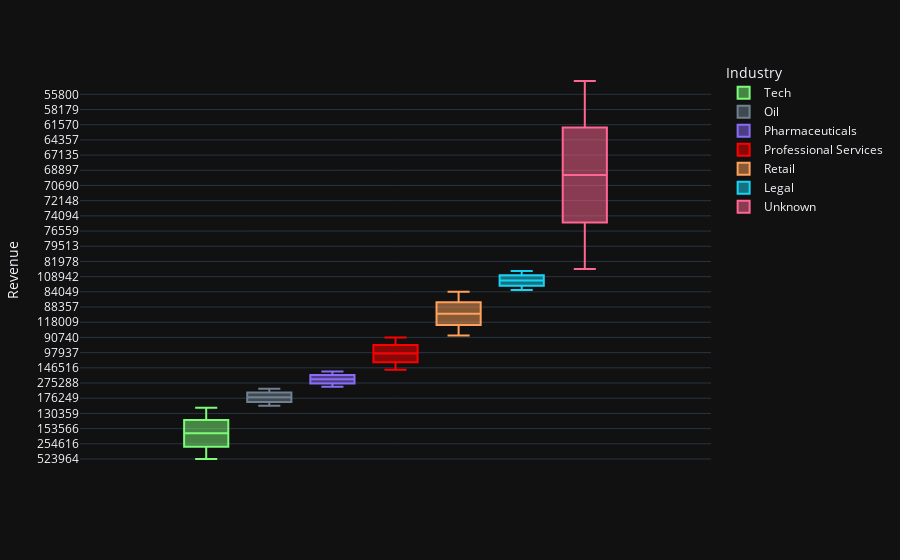

Notebook cell for this chart:
### Code cell
# Create the basic box plot
fig = px.box(
  			# Set the data and y variable
  			data_frame=revenue, y='Revenue',
  			# Set the color map and variable
			color_discrete_map=ind_color_map,
			color='Industry')

# Show the plot
fig.show()

### Figure 1 — Plotly figure (JSON) as saved in the notebook; plotly's stock layout.template omitted (floating-point values rounded to 4 significant figures)
{"data": [{"alignmentgroup": "True", "hovertemplate": "Industry=Tech<br>Revenue=%{y}<extra></extra>", "legendgroup": "Tech", "marker": {"color": "rgb(124, 250, 120)"}, "name": "Tech", "notched": false, "offsetgroup": "Tech", "orientation": "v", "showlegend": true, "x0": " ", "xaxis": "x", "y": ["523964", "407009", "379130", "352106", "329784", "282760", "260174", "256776", "254616", "242155", "231051", "172869", "171474", "162754", "161857", "155900", "153566", "152703", "148984", "136866", "135940", "135091", "131868", "131244", "130359", "125843", "95096", "94758"], "y0": " ", "yaxis": "y", "type": "box"}, {"alignmentgroup": "True", "hovertemplate": "Industry=Oil<br>Revenue=%{y}<extra></extra>", "legendgroup": "Oil", "marker": {"color": "rgb(112, 128, 144)"}, "name": "Oil", "notched": false, "offsetgroup": "Oil", "orientation": "v", "showlegend": true, "x0": " ", "xaxis": "x", "y": ["383906", "184280", "181193", "177069", "176249", "147313", "145534", "142422", "137332", "137237"], "y0": " ", "yaxis": "y", "type": "box"}, {"alignmentgroup": "True", "hovertemplate": "Industry=Pharmaceuticals<br>Revenue=%{y}<extra></extra>", "legendgroup": "Pharmaceuticals", "marker": {"color": "rgb(137, 109, 247)"}, "name": "Pharmaceuticals", "notched": false, "offsetgroup": "Pharmaceuticals", "orientation": "v", "showlegend": true, "x0": " ", "xaxis": "x", "y": ["282616", "280522", "275288", "264938", "215111", "205839", "197705", "193346", "158884"], "y0": " ", "yaxis": "y", "type": "box"}, {"alignmentgroup": "True", "hovertemplate": "Industry=Professional Services<br>Revenue=%{y}<extra></extra>", "legendgroup": "Professional Services", "marker": {"color": "rgb(255, 0, 0)"}, "name": "Professional Services", "notched": false, "offsetgroup": "Professional Services", "orientation": "v", "showlegend": true, "x0": " ", "xaxis": "x", "y": ["179589", "146516", "104972", "104213", "103915", "103449", "102729", "100522", "98673", "97937", "97536", "96313", "95214", "93736", "92154", "92107", "90863", "90740"], "y0": " ", "yaxis": "y", "type": "box"}, {"alignmentgroup": "True", "hovertemplate": "Industry=Retail<br>Revenue=%{y}<extra></extra>", "legendgroup": "Retail", "marker": {"color": "#FFA15A"}, "name": "Retail", "notched": false, "offsetgroup": "Retail", "orientation": "v", "showlegend": true, "x0": " ", "xaxis": "x", "y": ["124813", "124316", "123324", "122286", "122071", "120304", "120302", "118009", "90615", "90135", "89907", "89647", "89417", "89347", "88862", "88357", "88257", "87440", "86990", "86270", "86163", "85905", "85058", "84049"], "y0": " ", "yaxis": "y", "type": "box"}, {"alignmentgroup": "True", "hovertemplate": "Industry=Legal<br>Revenue=%{y}<extra></extra>", "legendgroup": "Legal", "marker": {"color": "#19d3f3"}, "name": "Legal", "notched": false, "offsetgroup": "Legal", "orientation": "v", "showlegend": true, "x0": " ", "xaxis": "x", "y": ["116638", "114621", "113589", "110225", "109915", "109559", "109448", "108942", "108687", "108527", "105921"], "y0": " ", "yaxis": "y", "type": "box"}, {"alignmentgroup": "True", "hovertemplate": "Industry=Unknown<br>Revenue=%{y}<extra></extra>", "legendgroup": "Unknown", "marker": {"color": "#FF6692"}, "name": "Unknown", "notched": false, "offsetgroup": "Unknown", "orientation": "v", "showlegend": true, "x0": " ", "xaxis": "x", "y": ["83643", "83505", "82700", "82059", "81978", "80639", "80588", "80498", "80376", "80278", "79932", "79788", "79513", "79395", "78930", "78883", "78112", "77147", "77046", "76589", "76559", "75972", "75897", "75344", "75125", "75115", "74639", "74162", "74094", "74048", "73652", "73166", "72820", "72554", "72537", "72149", "72148", "71965", "71792", "71502", "71154", "70895", "70723", "70697", "70690", "70615", "70335", "69693", "69620", "69570", "69246", "69127", "68897", "68714", "67826", "67684", "67371", "67365", "67220", "67161", "67135", "66564", "65909", "65767", "65434", "64888", "64807", "64656", "64357", "64297", "63434", "63327", "62799", "62455", "62160", "61965", "61570", "60952", "60114", "60071", "59969", "59812", "59118", "58756", "58179", "58027", "57626", "57407", "57252", "57171", "57147", "56852", "55800", "55592", "54788", "54672", "54613", "54465", "54365", "Unknown"], "y0": " ", "yaxis": "y", "type": "box"}], "layout": {"xaxis": {"anchor": "y", "domain": [0.0, 1.0]}, "yaxis": {"anchor": "x", "domain": [0.0, 1.0], "title": {"text": "Revenue"}}, "legend": {"title": {"text": "Industry"}, "tracegroupgap": 0}, "margin": {"t": 60}, "boxmode": "group"}}
